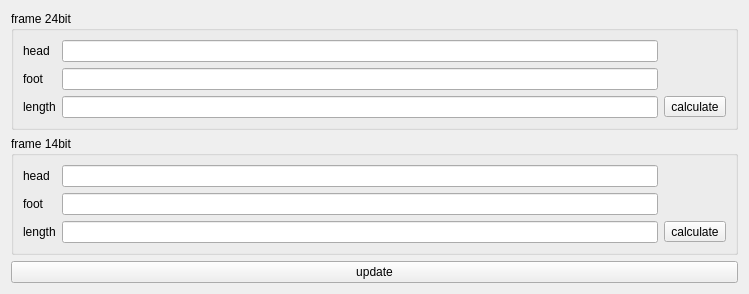
<?xml version="1.0" encoding="UTF-8"?>
<ui version="4.0">
 <class>FrameSetting</class>
 <widget class="QWidget" name="FrameSetting">
  <property name="geometry">
   <rect>
    <x>0</x>
    <y>0</y>
    <width>749</width>
    <height>289</height>
   </rect>
  </property>
  <property name="windowTitle">
   <string>FrameSetting</string>
  </property>
  <layout class="QGridLayout" name="gridLayout_3">
   <item row="1" column="0">
    <widget class="QGroupBox" name="groupBox14bit">
     <property name="title">
      <string>frame 14bit</string>
     </property>
     <layout class="QGridLayout" name="gridLayout_2">
      <item row="0" column="0">
       <widget class="QLabel" name="labelHead14bit">
        <property name="text">
         <string>head</string>
        </property>
       </widget>
      </item>
      <item row="1" column="1">
       <widget class="QLineEdit" name="lineEditFoot14bit"/>
      </item>
      <item row="2" column="0">
       <widget class="QLabel" name="labelLength14bit">
        <property name="text">
         <string>length</string>
        </property>
       </widget>
      </item>
      <item row="2" column="1">
       <widget class="QLineEdit" name="lineEditLength14bit"/>
      </item>
      <item row="0" column="1">
       <widget class="QLineEdit" name="lineEditHead14bit"/>
      </item>
      <item row="1" column="0">
       <widget class="QLabel" name="labelFoot14bit">
        <property name="text">
         <string>foot</string>
        </property>
       </widget>
      </item>
      <item row="2" column="2">
       <widget class="QToolButton" name="tBtnCalculate14bit">
        <property name="text">
         <string>calculate</string>
        </property>
       </widget>
      </item>
     </layout>
    </widget>
   </item>
   <item row="0" column="0">
    <widget class="QGroupBox" name="groupBox24bit">
     <property name="title">
      <string>frame 24bit</string>
     </property>
     <layout class="QGridLayout" name="gridLayout">
      <item row="2" column="0">
       <widget class="QLabel" name="labelLength24bit">
        <property name="text">
         <string>length</string>
        </property>
       </widget>
      </item>
      <item row="1" column="1">
       <widget class="QLineEdit" name="lineEditFoot24bit"/>
      </item>
      <item row="1" column="0">
       <widget class="QLabel" name="labelFoot24bit">
        <property name="text">
         <string>foot</string>
        </property>
       </widget>
      </item>
      <item row="0" column="1">
       <widget class="QLineEdit" name="lineEditHead24bit"/>
      </item>
      <item row="2" column="1">
       <widget class="QLineEdit" name="lineEditLength24bit"/>
      </item>
      <item row="0" column="0">
       <widget class="QLabel" name="labelHead24bit">
        <property name="text">
         <string>head</string>
        </property>
       </widget>
      </item>
      <item row="2" column="2">
       <widget class="QToolButton" name="tBtnCalculate24bit">
        <property name="text">
         <string>calculate</string>
        </property>
       </widget>
      </item>
     </layout>
    </widget>
   </item>
   <item row="2" column="0">
    <widget class="QPushButton" name="btnUpdate">
     <property name="text">
      <string>update</string>
     </property>
    </widget>
   </item>
  </layout>
 </widget>
 <resources/>
 <connections/>
</ui>
